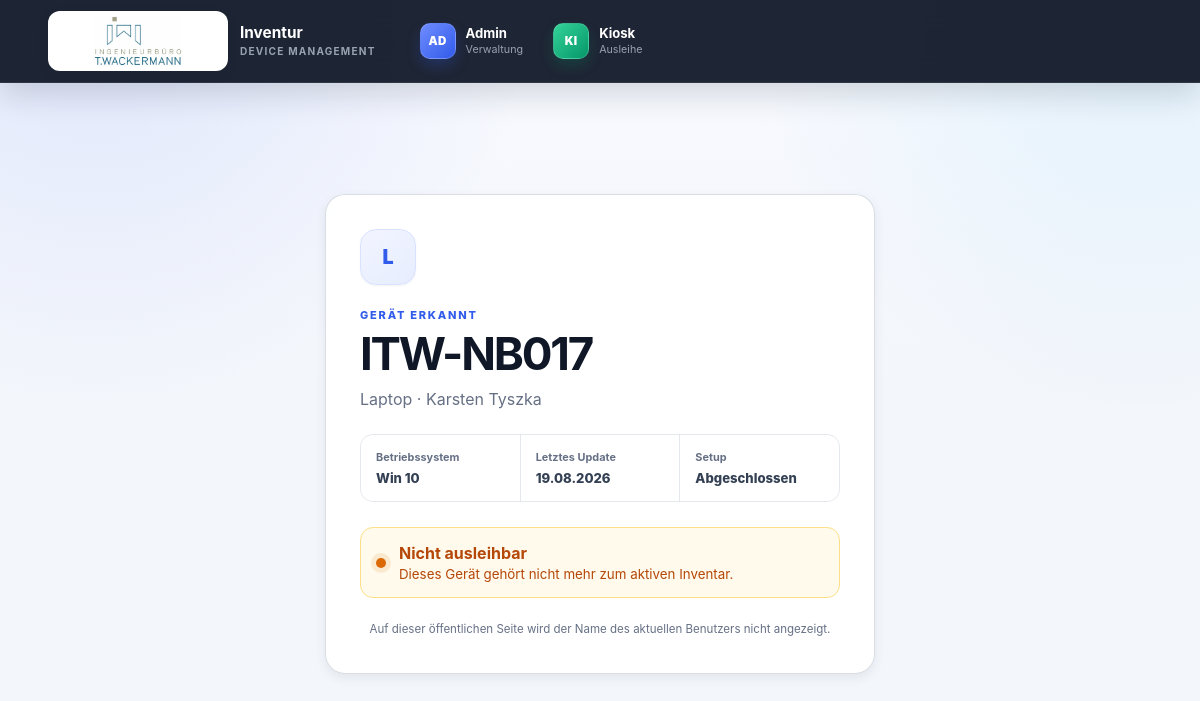
The page /device/aa7676d4-f4c2-489d-822e-0e4738ff39bf on the database as committed earlier.
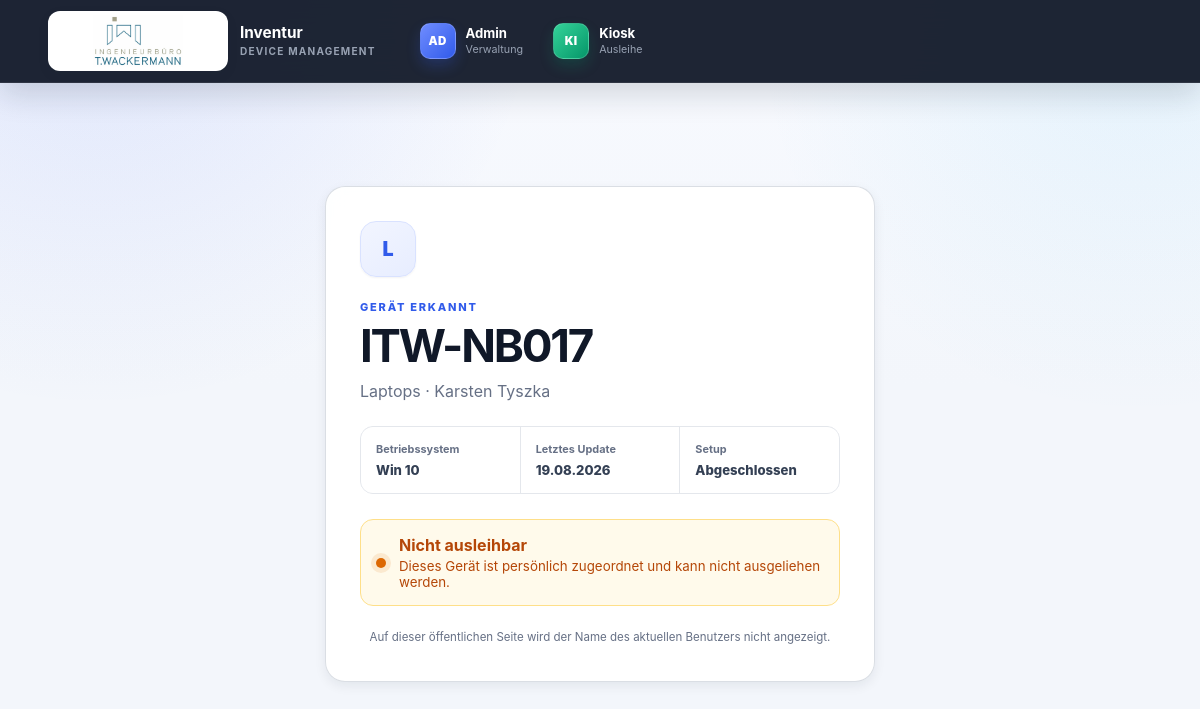
The same page on the database as committed later.
### tables this page shows
CREATE TABLE devices (
                id INTEGER PRIMARY KEY AUTOINCREMENT,
                public_id TEXT NOT NULL UNIQUE,
                name TEXT NOT NULL UNIQUE,
                device_type TEXT NOT NULL,
                operating_system TEXT,
                latest_update_date TEXT,
                setup_complete INTEGER NOT NULL DEFAULT 0
                    CHECK (setup_complete IN (0, 1)),
                location TEXT NOT NULL DEFAULT 'Büro',
                condition TEXT NOT NULL DEFAULT 'ready'
                    CHECK (condition IN ('ready', 'service', 'defective')),
                created_at TEXT NOT NULL DEFAULT CURRENT_TIMESTAMP
            , is_active INTEGER NOT NULL DEFAULT 1
                    CHECK (is_active IN (0, 1)), deleted_at TEXT, deletion_reason TEXT, is_personal_device
                    INTEGER NOT NULL DEFAULT 0
                    CHECK (
                        is_personal_device IN (0, 1)
                    ));

### app/routes/devices.py (the view)
@router.get("/{public_id}")
def device_page(
    public_id: str,
    request: Request,
    message: str | None = None,
    error: str | None = None,
):
    device = get_public_device(
        public_id
    )
    if not device:
        return templates.TemplateResponse(
            request,
            "not_found.html",
            status_code=404,
        )
    return templates.TemplateResponse(
        request,
        "device.html",
        {
            "device": device,
            "block_reason": block_reason(device),
            "can_return": can_return_device(request),
            "csrf_token": csrf_token(request),
            "message": message,
            "error": error,
        },
    )

### app/templates/device.html (shortened to what this page needs)
{% extends "base.html" %}
{% block content %}
<section class="scan-shell">
    <article class="card scan-card">
        <div class="device-icon">
            {{ device.device_type[:1] | upper }}
        </div>
        <p class="eyebrow">
            Gerät erkannt
        </p>
        <h1>
            {{ device.name }}
        </h1>
        <p class="muted">
            {{ device.device_type }} · {{ device.location }}
        </p>
        <dl class="device-details">
            <div>
                <dt>
                    Betriebssystem
                </dt>
                <dd>
                    {{
                        device.operating_system
                        or "Nicht angegeben"
                    }}
                </dd>
            </div>
            <div>
                <dt>
                    Letztes Update
                </dt>
                <dd>
                    {{
                        device.latest_update_date
                        | date_de
                    }}
                </dd>
            </div>
            <div>
                <dt>
                    Setup
                </dt>
                <dd>
                    {{
                        "Abgeschlossen"
                        if device.setup_complete
                        else "Noch offen"
                    }}
                </dd>
            </div>
        </dl>
        {% if device.active_loan_id %}
            <div class="availability unavailable">
                <span></span>
                <div>
                    <strong>
                        Aktuell ausgeliehen
                    </strong>
                    {% if device.active_is_permanent %}
                        <small>
                            Dauerhafte Ausleihe –
                            kein Rückgabedatum festgelegt.
                        </small>
                    {% elif device.active_expected_return_at %}
                        <small>
                            Voraussichtliche Rückgabe:
                            {{
                                device.active_expected_return_at
                                | date_de
                            }}
                        </small>
                    {% else %}
                        <small>
                            Es wurde kein Rückgabedatum gespeichert.
                        </small>
                    {% endif %}
                </div>
            </div>
            {% if can_return %}
                <form
                    method="post"
                    action="/device/{{ device.public_id }}/return"
                >
                    <input
                        type="hidden"
                        name="csrf_token"
                        value="{{ csrf_token }}"
                    >
                    <button
                        class="button button-primary button-full"
                        type="submit"
                    >
                        Gerät zurückgeben
                    </button>
                </form>
            {% else %}
                <div class="availability unavailable">
                    <span></span>
                    <div>
                        <strong>
                            Rückgabe nicht möglich
                        </strong>
                        <small>
                            Die Rückgabe ist nur am
                            Ausleihterminal möglich.
                        </small>
                    </div>
                </div>
            {% endif %}
        {% elif block_reason %}
            <div class="availability unavailable">
                <span></span>
                <div>
                    <strong>
                        Nicht ausleihbar
                    </strong>
                    <small>
                        {{ block_reason }}
                    </small>
                </div>
            </div>
        {% endif %}
        <p class="privacy-note">
            Auf dieser öffentlichen Seite wird der Name
            des aktuellen Benutzers nicht angezeigt.
        </p>
    </article>
</section>
{% endblock %}

### app/templates/base.html (shortened to what this page needs)
<!DOCTYPE html>
<html lang="de">
<head>
    <link
        rel="stylesheet"
        href="/static/styles.css"
    >
</head>
<body>
    <header class="site-header">
        <div class="header-left">
            <a
                class="company-brand"
                href="/admin/"
                aria-label="Zur Inventurübersicht"
            >
                <span class="company-logo-shell">
                    <img
                        class="company-logo"
                        src="/static/images/logo.jpg"
                        alt="Firmenlogo"
                    >
                </span>
                <span class="product-name">
                    <strong>Inventur</strong>
                    <small>Device Management</small>
                </span>
            </a>
            <nav
                class="portal-navigation"
                aria-label="Bereichsauswahl"
            >
                <a
                    class="portal-link"
                    href="/admin/"
                >
                    <span class="brand-mark">
                        AD
                    </span>
                    <span class="portal-text">
                        <strong>Admin</strong>
                        <small>Verwaltung</small>
                    </span>
                </a>
                <a
                    class="portal-link"
                    href="/kiosk/"
                >
                    <span class="brand-mark kiosk-mark">
                        KI
                    </span>
                    <span class="portal-text">
                        <strong>Kiosk</strong>
                        <small>Ausleihe</small>
                    </span>
                </a>
            </nav>
        </div>
    </header>
    <main class="page-shell">
        {% block content %}
        {% endblock %}
    </main>
</body>
</html>

Rows that differ between the two databases and show on the page:
changed devices "ITW-NB017": device_type "Laptop" → "Laptops"
Other text that changed with them:
{{ block_reason }}: "Dieses Gerät gehört nicht mehr zum aktiven Inventar." → "Dieses Gerät ist persönlich zugeordnet und kann nicht ausgeliehen werden."
